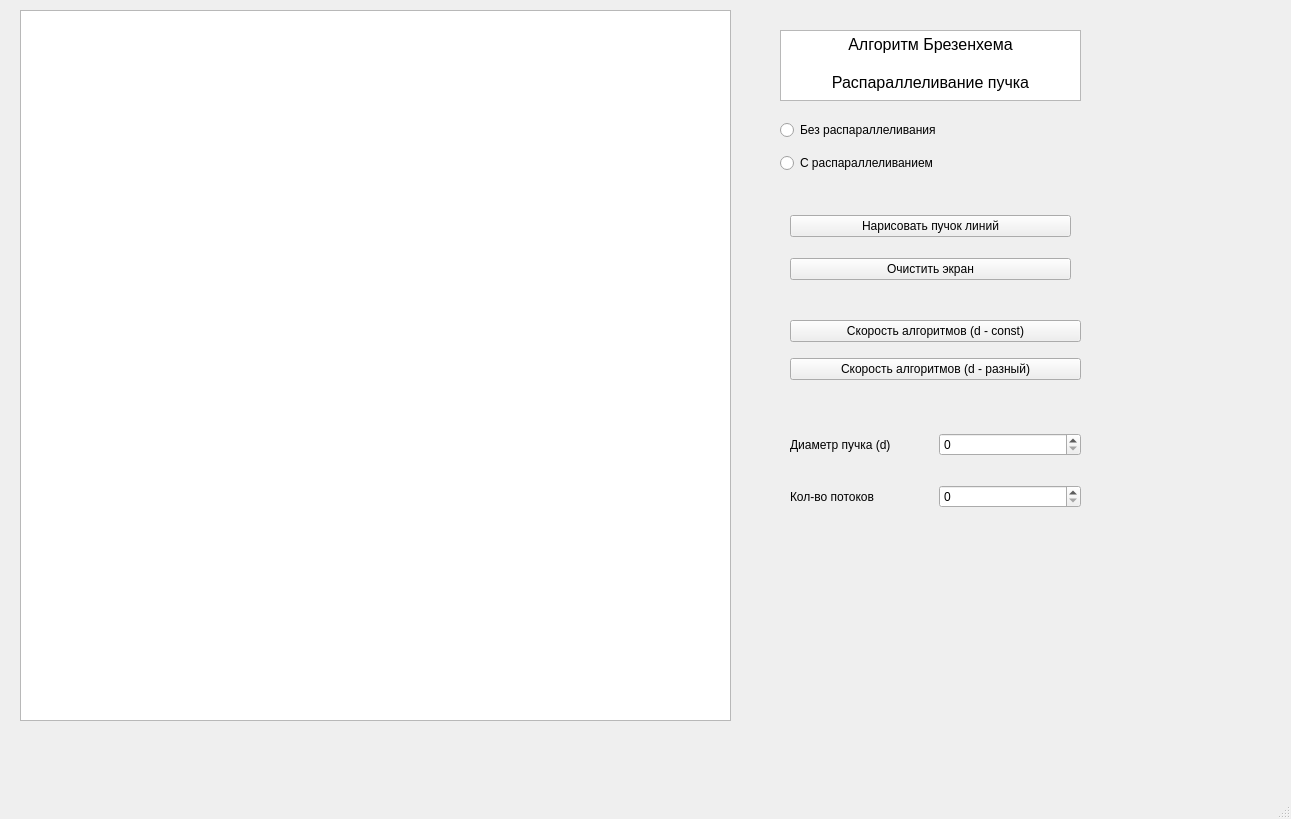
<?xml version="1.0" encoding="UTF-8"?>
<ui version="4.0">
 <class>MainWindow</class>
 <widget class="QMainWindow" name="MainWindow">
  <property name="geometry">
   <rect>
    <x>0</x>
    <y>0</y>
    <width>1291</width>
    <height>819</height>
   </rect>
  </property>
  <property name="windowTitle">
   <string>MainWindow</string>
  </property>
  <widget class="QWidget" name="centralwidget">
   <widget class="QGraphicsView" name="graphicsView">
    <property name="geometry">
     <rect>
      <x>20</x>
      <y>10</y>
      <width>711</width>
      <height>711</height>
     </rect>
    </property>
   </widget>
   <widget class="QWidget" name="gridLayoutWidget">
    <property name="geometry">
     <rect>
      <x>790</x>
      <y>200</y>
      <width>281</width>
      <height>95</height>
     </rect>
    </property>
    <layout class="QGridLayout" name="gridLayout">
     <item row="1" column="0">
      <widget class="QPushButton" name="beam">
       <property name="text">
        <string>Нарисовать пучок линий</string>
       </property>
      </widget>
     </item>
     <item row="2" column="0">
      <widget class="QPushButton" name="clean">
       <property name="text">
        <string>Очистить экран</string>
       </property>
      </widget>
     </item>
    </layout>
   </widget>
   <widget class="QWidget" name="gridLayoutWidget_2">
    <property name="geometry">
     <rect>
      <x>780</x>
      <y>120</y>
      <width>309</width>
      <height>61</height>
     </rect>
    </property>
    <layout class="QGridLayout" name="gridLayout_2">
     <item row="1" column="0">
      <widget class="QRadioButton" name="no_parallel">
       <property name="text">
        <string>Без распараллеливания</string>
       </property>
      </widget>
     </item>
     <item row="2" column="0" rowspan="2">
      <widget class="QRadioButton" name="parallel">
       <property name="text">
        <string>С распараллеливанием</string>
       </property>
      </widget>
     </item>
    </layout>
   </widget>
   <widget class="QWidget" name="gridLayoutWidget_5">
    <property name="geometry">
     <rect>
      <x>790</x>
      <y>410</y>
      <width>291</width>
      <height>123</height>
     </rect>
    </property>
    <layout class="QGridLayout" name="gridLayout_5">
     <item row="0" column="0">
      <widget class="QLabel" name="beam_d">
       <property name="text">
        <string>Диаметр пучка (d)</string>
       </property>
      </widget>
     </item>
     <item row="0" column="1">
      <widget class="QSpinBox" name="beam_entry">
       <property name="maximum">
        <number>500</number>
       </property>
      </widget>
     </item>
     <item row="2" column="1">
      <widget class="QSpinBox" name="threads_entry">
       <property name="maximum">
        <number>180</number>
       </property>
      </widget>
     </item>
     <item row="2" column="0">
      <widget class="QLabel" name="threads_text">
       <property name="text">
        <string>Кол-во потоков</string>
       </property>
      </widget>
     </item>
    </layout>
   </widget>
   <widget class="QWidget" name="gridLayoutWidget_6">
    <property name="geometry">
     <rect>
      <x>790</x>
      <y>310</y>
      <width>291</width>
      <height>80</height>
     </rect>
    </property>
    <layout class="QGridLayout" name="gridLayout_6">
     <item row="0" column="0">
      <widget class="QPushButton" name="time_mes_btn">
       <property name="text">
        <string>Скорость алгоритмов (d - const)</string>
       </property>
      </widget>
     </item>
     <item row="1" column="0">
      <widget class="QPushButton" name="time_mes_btn_dif_d">
       <property name="text">
        <string>Скорость алгоритмов (d - разный)</string>
       </property>
      </widget>
     </item>
    </layout>
   </widget>
   <widget class="QTextBrowser" name="textBrowser">
    <property name="geometry">
     <rect>
      <x>780</x>
      <y>30</y>
      <width>301</width>
      <height>71</height>
     </rect>
    </property>
    <property name="html">
     <string>&lt;!DOCTYPE HTML PUBLIC &quot;-//W3C//DTD HTML 4.0//EN&quot; &quot;http://www.w3.org/TR/REC-html40/strict.dtd&quot;&gt;
&lt;html&gt;&lt;head&gt;&lt;meta name=&quot;qrichtext&quot; content=&quot;1&quot; /&gt;&lt;style type=&quot;text/css&quot;&gt;
p, li { white-space: pre-wrap; }
&lt;/style&gt;&lt;/head&gt;&lt;body style=&quot; font-family:'Ubuntu'; font-size:12pt; font-weight:400; font-style:normal;&quot;&gt;
&lt;p align=&quot;center&quot; style=&quot; margin-top:0px; margin-bottom:0px; margin-left:0px; margin-right:0px; -qt-block-indent:0; text-indent:0px;&quot;&gt;Алгоритм Брезенхема&lt;/p&gt;
&lt;p align=&quot;center&quot; style=&quot;-qt-paragraph-type:empty; margin-top:0px; margin-bottom:0px; margin-left:0px; margin-right:0px; -qt-block-indent:0; text-indent:0px;&quot;&gt;&lt;br /&gt;&lt;/p&gt;
&lt;p align=&quot;center&quot; style=&quot; margin-top:0px; margin-bottom:0px; margin-left:0px; margin-right:0px; -qt-block-indent:0; text-indent:0px;&quot;&gt;Распараллеливание пучка&lt;/p&gt;&lt;/body&gt;&lt;/html&gt;</string>
    </property>
   </widget>
  </widget>
  <widget class="QMenuBar" name="menubar">
   <property name="geometry">
    <rect>
     <x>0</x>
     <y>0</y>
     <width>1291</width>
     <height>24</height>
    </rect>
   </property>
  </widget>
  <widget class="QStatusBar" name="statusbar"/>
 </widget>
 <resources/>
 <connections/>
</ui>
